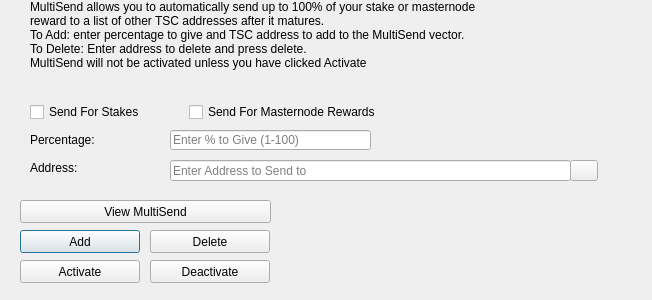
<?xml version="1.0" encoding="UTF-8"?>
<ui version="4.0">
 <class>MultiSendDialog</class>
 <widget class="QDialog" name="MultiSendDialog">
  <property name="windowModality">
   <enum>Qt::NonModal</enum>
  </property>
  <property name="geometry">
   <rect>
    <x>0</x>
    <y>0</y>
    <width>652</width>
    <height>300</height>
   </rect>
  </property>
  <property name="windowTitle">
   <string>MultiSend</string>
  </property>
  <widget class="QLineEdit" name="multiSendPercentEdit">
   <property name="geometry">
    <rect>
     <x>170</x>
     <y>130</y>
     <width>201</width>
     <height>20</height>
    </rect>
   </property>
   <property name="toolTip">
    <string>Enter whole numbers 1 - 100</string>
   </property>
   <property name="placeholderText">
    <string>Enter % to Give (1-100)</string>
   </property>
  </widget>
  <widget class="QLineEdit" name="multiSendAddressEdit">
   <property name="geometry">
    <rect>
     <x>170</x>
     <y>160</y>
     <width>401</width>
     <height>21</height>
    </rect>
   </property>
   <property name="toolTip">
    <string/>
   </property>
   <property name="placeholderText">
    <string>Enter Address to Send to</string>
   </property>
  </widget>
  <widget class="QLabel" name="label_2">
   <property name="geometry">
    <rect>
     <x>30</x>
     <y>0</y>
     <width>451</width>
     <height>121</height>
    </rect>
   </property>
   <property name="lineWidth">
    <number>1</number>
   </property>
   <property name="text">
    <string>MultiSend allows you to automatically send up to 100% of your stake or masternode reward to a list of other TSC addresses after it matures.
To Add: enter percentage to give and TSC address to add to the MultiSend vector.
To Delete: Enter address to delete and press delete.
MultiSend will not be activated unless you have clicked Activate</string>
   </property>
   <property name="alignment">
    <set>Qt::AlignLeading|Qt::AlignLeft|Qt::AlignTop</set>
   </property>
   <property name="wordWrap">
    <bool>true</bool>
   </property>
  </widget>
  <widget class="QLabel" name="message">
   <property name="geometry">
    <rect>
     <x>290</x>
     <y>200</y>
     <width>351</width>
     <height>91</height>
    </rect>
   </property>
   <property name="text">
    <string/>
   </property>
  </widget>
  <widget class="QPushButton" name="addButton">
   <property name="geometry">
    <rect>
     <x>20</x>
     <y>230</y>
     <width>120</width>
     <height>23</height>
    </rect>
   </property>
   <property name="toolTip">
    <string/>
   </property>
   <property name="statusTip">
    <string>Add to MultiSend Vector</string>
   </property>
   <property name="text">
    <string>Add</string>
   </property>
  </widget>
  <widget class="QPushButton" name="disableButton">
   <property name="geometry">
    <rect>
     <x>150</x>
     <y>260</y>
     <width>120</width>
     <height>23</height>
    </rect>
   </property>
   <property name="statusTip">
    <string>Deactivate MultiSend</string>
   </property>
   <property name="text">
    <string>Deactivate</string>
   </property>
  </widget>
  <widget class="QPushButton" name="addressBookButton">
   <property name="geometry">
    <rect>
     <x>570</x>
     <y>160</y>
     <width>28</width>
     <height>21</height>
    </rect>
   </property>
   <property name="toolTip">
    <string>Choose an address from the address book</string>
   </property>
   <property name="text">
    <string/>
   </property>
   <property name="icon">
    <iconset resource="../TSC.qrc">
     <normaloff>:/icons/address-book</normaloff>:/icons/address-book</iconset>
   </property>
   <property name="shortcut">
    <string>Alt+A</string>
   </property>
   <property name="autoDefault">
    <bool>false</bool>
   </property>
  </widget>
  <widget class="QLabel" name="label">
   <property name="geometry">
    <rect>
     <x>30</x>
     <y>130</y>
     <width>121</width>
     <height>20</height>
    </rect>
   </property>
   <property name="toolTip">
    <string>Percentage of stake to send</string>
   </property>
   <property name="text">
    <string>Percentage:</string>
   </property>
  </widget>
  <widget class="QLabel" name="label_5">
   <property name="geometry">
    <rect>
     <x>30</x>
     <y>160</y>
     <width>111</width>
     <height>16</height>
    </rect>
   </property>
   <property name="toolTip">
    <string>Address to send portion of stake to</string>
   </property>
   <property name="text">
    <string>Address:</string>
   </property>
  </widget>
  <widget class="QPushButton" name="deleteButton">
   <property name="geometry">
    <rect>
     <x>150</x>
     <y>230</y>
     <width>120</width>
     <height>23</height>
    </rect>
   </property>
   <property name="toolTip">
    <string/>
   </property>
   <property name="statusTip">
    <string>Delete Address From MultiSend Vector</string>
   </property>
   <property name="text">
    <string>Delete</string>
   </property>
  </widget>
  <widget class="QPushButton" name="activateButton">
   <property name="geometry">
    <rect>
     <x>20</x>
     <y>260</y>
     <width>120</width>
     <height>23</height>
    </rect>
   </property>
   <property name="statusTip">
    <string>Activate MultiSend</string>
   </property>
   <property name="text">
    <string>Activate</string>
   </property>
  </widget>
  <widget class="QPushButton" name="viewButton">
   <property name="geometry">
    <rect>
     <x>20</x>
     <y>200</y>
     <width>251</width>
     <height>23</height>
    </rect>
   </property>
   <property name="toolTip">
    <string/>
   </property>
   <property name="statusTip">
    <string>View MultiSend Vector</string>
   </property>
   <property name="text">
    <string>View MultiSend</string>
   </property>
  </widget>
  <widget class="QWidget" name="horizontalLayoutWidget">
   <property name="geometry">
    <rect>
     <x>30</x>
     <y>100</y>
     <width>351</width>
     <height>24</height>
    </rect>
   </property>
   <layout class="QHBoxLayout" name="horizontalLayout">
    <item>
     <widget class="QCheckBox" name="multiSendStakeCheckBox">
      <property name="text">
       <string>Send For Stakes</string>
      </property>
     </widget>
    </item>
    <item>
     <widget class="QCheckBox" name="multiSendMasternodeCheckBox">
      <property name="text">
       <string>Send For Masternode Rewards</string>
      </property>
     </widget>
    </item>
   </layout>
  </widget>
 </widget>
 <resources>
  <include location="../TSC.qrc"/>
 </resources>
 <connections/>
</ui>
